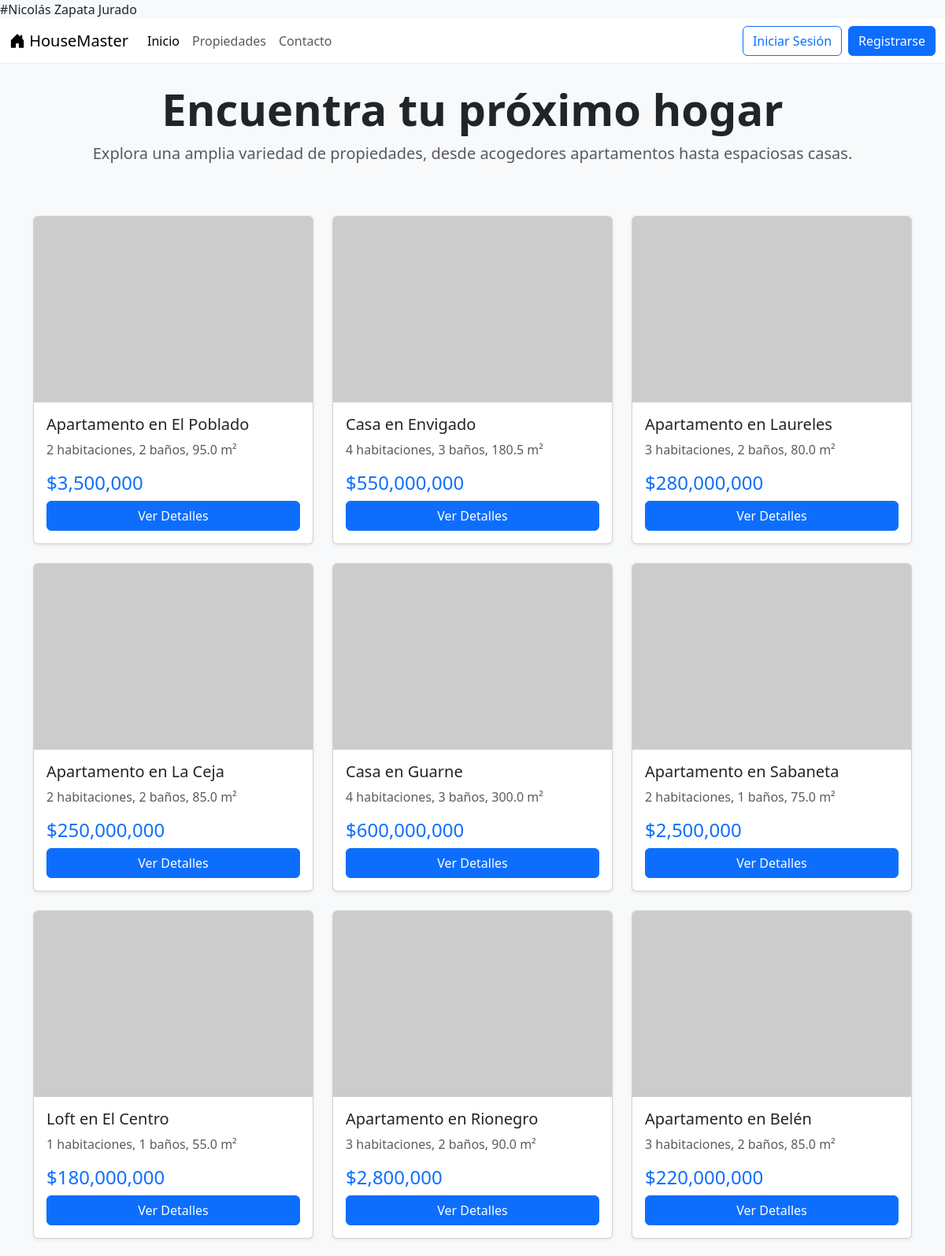
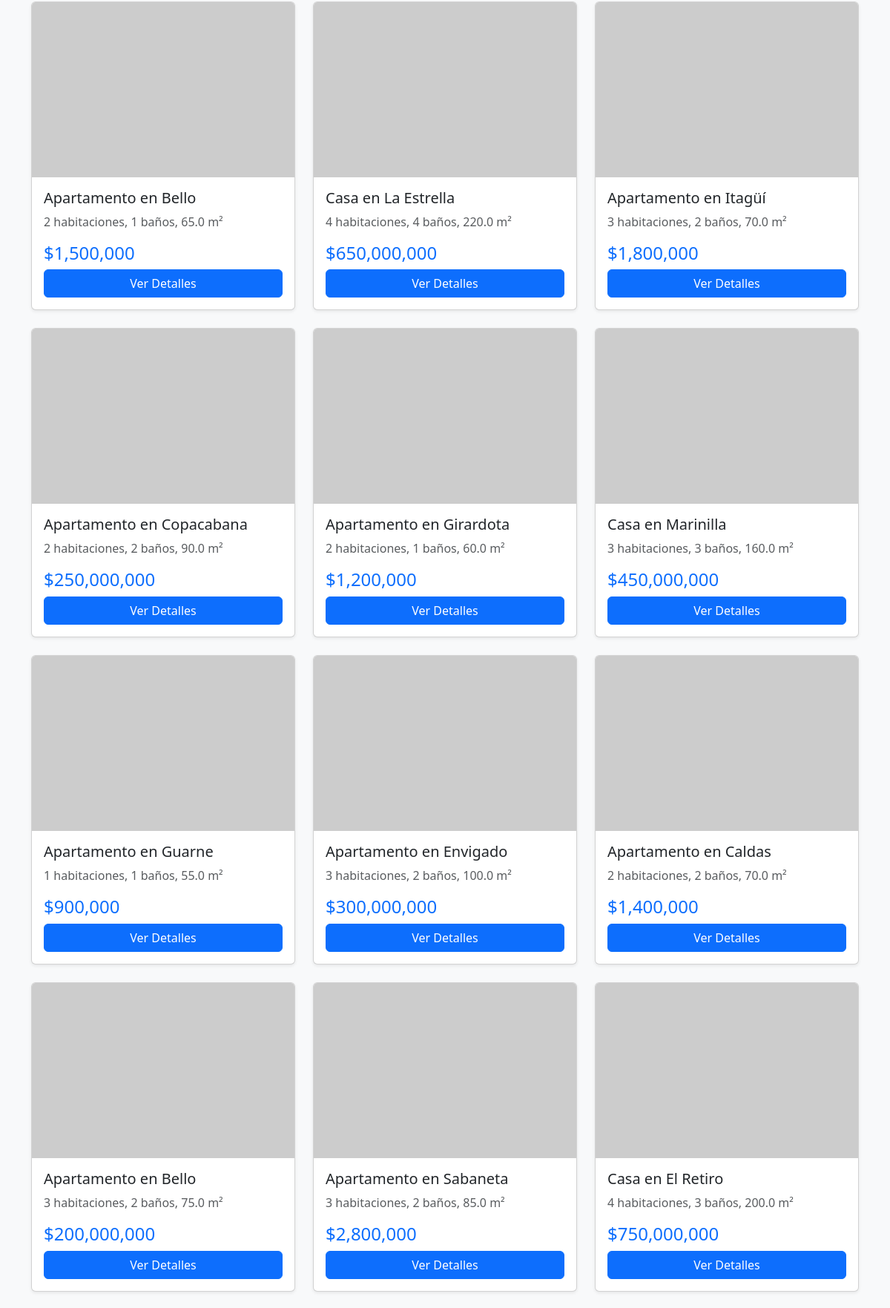
The page / (upper part) on the database its author committed (2 pictures, top to bottom).
### property/models.py (models this page shows, shortened)
class Property(models.Model):
    title = models.CharField(max_length=200)
    description = models.TextField()
    price = models.DecimalField(max_digits=12, decimal_places=2)
    type = models.CharField(max_length=100)   # Venta / Arriendo
    area = models.FloatField()
    rooms = models.IntegerField()
    bathrooms = models.IntegerField()
    status = models.CharField(max_length=50)  # Disponible, Vendida, etc.
    city = models.CharField(max_length=100)
    department = models.CharField(max_length=100)
    address = models.CharField(max_length=255, unique=True)
    created_at = models.DateTimeField(auto_now_add=True)
    image = models.ImageField(upload_to='properties/', blank=True, null=True)

### core/views.py (the view)
# urls.py: 2. Add a URL to urlpatterns:  path('', views.home, name='home')
def home(request):
    properties = Property.objects.all()
    return render(request, 'core/home.html', {'properties': properties})

### core/templates/core/home.html (shortened to what this page needs)
{% extends "base.html" %}
{% load humanize %}
{% block content %}
<div class="row text-center mb-5">
    <div class="col-12">
        <h1 class="display-4 fw-bold">Encuentra tu próximo hogar </h1>
        <p class="lead text-muted">Explora una amplia variedad de propiedades, desde acogedores apartamentos hasta espaciosas casas.</p>
    </div>
</div>
<div class="row row-cols-1 row-cols-md-3 g-4">
    {% if properties %}
        {% for prop in properties %}
        <div class="col">
            <div class="card h-100 shadow-sm">
                {% if prop.image %}
                    <img src="{{ prop.image.url }}" class="card-img-top" alt="Imagen de {{ prop.title }}">
                {% else %}
                    <img src="https://placehold.co/600x400/E9ECEF/ADB5BD?text={{ prop.title }}" class="card-img-top" alt="Imagen de {{ prop.title }}">
                {% endif %}
                <div class="card-body">
                    <h5 class="card-title">{{ prop.title }}</h5>
                    <p class="card-text text-muted">
                        {{ prop.rooms }} habitaciones, {{ prop.bathrooms }} baños, {{ prop.area }} m²
                    </p>
                    <p class="h4 text-primary">${{ prop.price|floatformat:0|intcomma }}</p>
                    <a href="{% url 'property_detail' prop.pk %}" class="btn btn-primary w-100">Ver Detalles</a>
                </div>
            </div>
        </div>
        {% endfor %}
    {% else %}
        <p class="text-center text-muted">No hay propiedades disponibles en este momento.</p>
    {% endif %}
</div>
{% endblock %}

### core/templates/base.html (style rules this page uses)
body { background-color: #f8f9fa; }

### rows shown on the page
Property: title "Apartamento en El Poblado", rooms "2", bathrooms "2", area "95.0", price "3,500,000"
Property: title "Casa en Envigado", rooms "4", bathrooms "3", area "180.5", price "550,000,000"
Property: title "Apartamento en Laureles", rooms "3", bathrooms "2", area "80.0", price "280,000,000"
Property: title "Apartamento en La Ceja", rooms "2", bathrooms "2", area "85.0", price "250,000,000"
Property: title "Casa en Guarne", rooms "4", bathrooms "3", area "300.0", price "600,000,000"
Property: title "Apartamento en Sabaneta", rooms "2", bathrooms "1", area "75.0", price "2,500,000"
Property: title "Loft en El Centro", rooms "1", bathrooms "1", area "55.0", price "180,000,000"
Property: title "Apartamento en Rionegro", rooms "3", bathrooms "2", area "90.0", price "2,800,000"
Property: title "Apartamento en Belén", rooms "3", bathrooms "2", area "85.0", price "220,000,000"
Property: title "Apartamento en Bello", rooms "2", bathrooms "1", area "65.0", price "1,500,000"
Property: title "Casa en La Estrella", rooms "4", bathrooms "4", area "220.0", price "650,000,000"
Property: title "Apartamento en Itagüí", rooms "3", bathrooms "2", area "70.0", price "1,800,000"
Property: title "Apartamento en Copacabana", rooms "2", bathrooms "2", area "90.0", price "250,000,000"
Property: title "Apartamento en Girardota", rooms "2", bathrooms "1", area "60.0", price "1,200,000"
Property: title "Casa en Marinilla", rooms "3", bathrooms "3", area "160.0", price "450,000,000"
Property: title "Apartamento en Guarne", rooms "1", bathrooms "1", area "55.0", price "900,000"
Property: title "Apartamento en Envigado", rooms "3", bathrooms "2", area "100.0", price "300,000,000"
Property: title "Apartamento en Caldas", rooms "2", bathrooms "2", area "70.0", price "1,400,000"
Property: title "Apartamento en Bello", rooms "3", bathrooms "2", area "75.0", price "200,000,000"
Property: title "Apartamento en Sabaneta", rooms "3", bathrooms "2", area "85.0", price "2,800,000"
Property: title "Casa en El Retiro", rooms "4", bathrooms "3", area "200.0", price "750,000,000"
